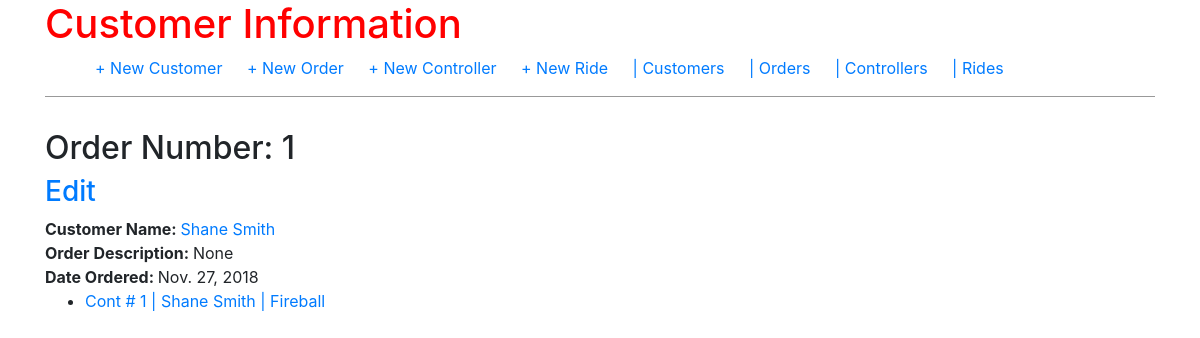
Before: /order/1/ with the older database file.
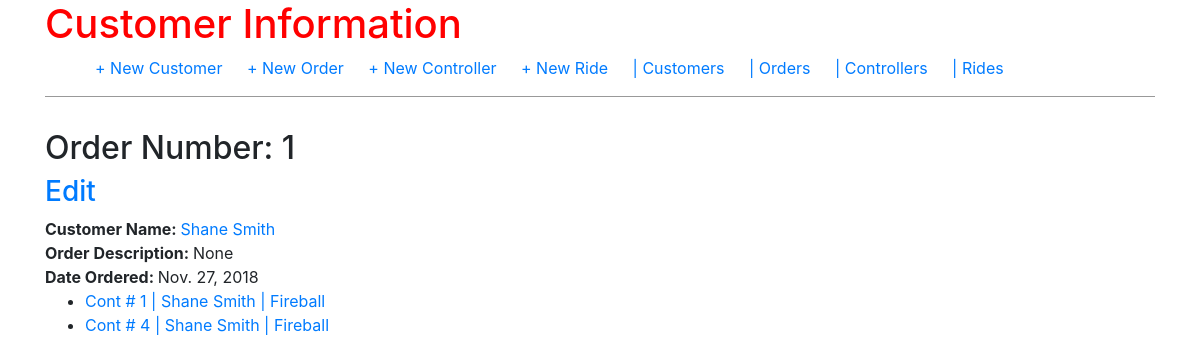
After: the same page with the newer database file.
### orders/models.py (models this page shows, shortened)
class Controller(models.Model):
    controller_number = models.IntegerField(unique=True)
    order = models.ForeignKey(Order, on_delete=models.CASCADE, related_name='controller')
    T8000 = models.IntegerField(null=True, blank=True)
    T4000 = models.IntegerField(null=True, blank=True)
    T1000 = models.IntegerField(null=True, blank=True)
    T1000s = models.IntegerField(null=True,blank=True)
    F16V3 = models.IntegerField(null=True, blank=True)
    F4V3 = models.IntegerField(null=True, blank=True)
    F2_Raspberry_Pi = models.IntegerField(null=True, blank=True)
    Raspberry_Pi = models.IntegerField(null=True, blank=True)
    Two_Forty_24_Volt = models.IntegerField(null=True, blank=True)
    Three_Twenty_24_Volt = models.IntegerField(null=True, blank=True)
    TP_Link = models.IntegerField(null=True, blank=True)
    Buck_Converter_24v_to_5v = models.IntegerField(null=True, blank=True)
    Buck_Converter_24v_to_12v = models.IntegerField(null=True, blank=True)
    controller_pictures = models.FileField(upload_to='controller_uploads/%Y/%m/%d', null=True)
    def __str__(self):
        return 'Cont # ' + str(self.controller_number) + ' | ' + str(self.order.customer_number) + ' | ' + str(self.order.ride)

class Order(models.Model):
    order_number = models.AutoField(primary_key=True)
    customer_number = models.ForeignKey(Customer, on_delete=models.CASCADE, related_name='orders')
    date_created = models.DateField(auto_now_add=True)
    last_updated = models.DateField(auto_now=True)
    description = models.CharField(max_length=200, null=True, blank=True)
    ride = models.ForeignKey(Ride, on_delete=models.CASCADE, related_name='orders', null=True)

class Customer(models.Model):
    customer_name = models.CharField(max_length=100)
    customer_phone_number = models.CharField(max_length=10)
    customer_email = models.EmailField()
    customer_business_name = models.CharField(max_length=200)
    def __str__(self):
        return self.customer_name

class Ride(models.Model):
    ride_name = models.CharField(max_length=100)
    def __str__(self):
        return self.ride_name

### orders/views.py (the view)
# urls.py: path('order/<int:pk>/', views.OrderDetailView.as_view(), name='order_detail'),
class OrderDetailView(DetailView):
    model = Order
    template_name = 'order_detail.html'

### templates/order_detail.html
{% extends 'base.html' %}
{% block content %}
<div class="post-entry">
    <h2>Order Number:  {{ order.order_number }}</h2>
    <h3><a href="{% url 'order_edit' order.pk %}">Edit</a></h3>
    <p><strong>Customer Name: </strong> <a href="{% url 'customer_detail' order.customer_number.pk %}"> {{ order.customer_number }}</p></a>
    <p></p><strong>Order Description: </strong>{{ order.description }}</p>
    <p></p><strong>Date Ordered: </strong>{{ order.date_created }}</p>
    {% if order.controller.all %}
    <ul>
    {% for controller in order.controller.all %}
    <li><a href="{% url 'controller_detail' controller.pk %}">{{ controller }}</a></li>
    {% endfor %}
    </ul>
    {% else %}
    <a href="{% url 'controller_new' %}">Add Controller</a>
    {% endif %}
</div>
{% endblock content %}

Changed rows visible on the page:
added Controller: controller_number+order "Cont # 4 | Shane Smith | Fireball"
